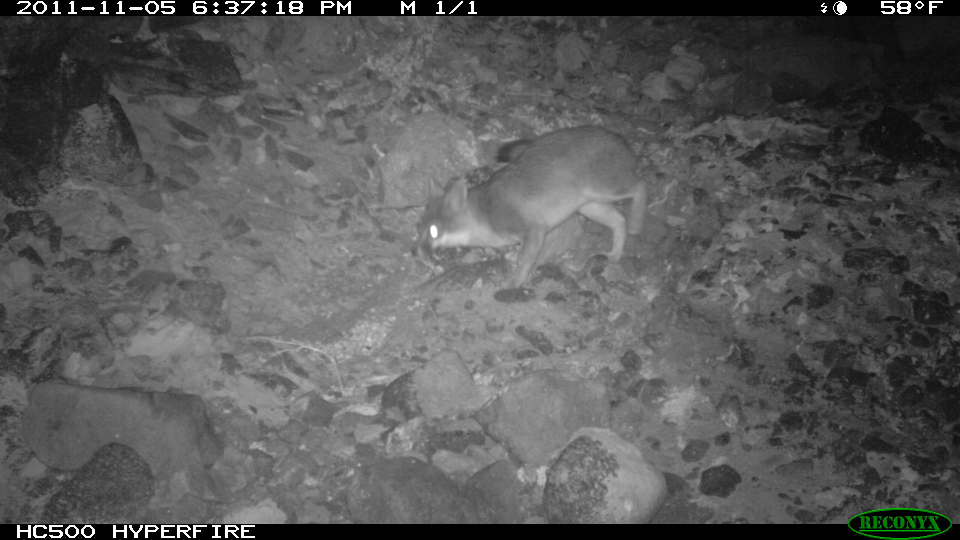
#> input picture examples/seq1/194.jpg, 1920 x 1080 px (shown at 1/2 size)
$ python -i sequencev2.py   (imports and definitions only)
#> lines starting #> are read from the running program, lines starting #| are printed output that depends on the picture; after the words box and inside, x2 and y2 are one past the last pixel; in counts of white or black regions, pixels touching at a corner belong together
#> further down, picture is the input picture: shape (1080, 1920, 3); mean B, G, R 88.4, 88.7, 88.4
from operator import xor
import cv2
from cv2 import dilate
from cv2 import threshold
import numpy as np
from matplotlib import pyplot as plt
from scipy import ndimage
import cv2 as cv
import PIL
import time

class config:
    # [4 lines of commented-out code are left out]
    erodecount = 2
    threshold = 50
    printTimer = False


class Timer:
   # [11 lines left out: functions __init__, updatetime, not called in this run]

   def totalTime(self, updatemsg: str):
    if not self.printtotal: return
    print(updatemsg, '%.2f' % float(1000*(time.time() - self.starttime)), 'ms')


# [7 lines of commented-out code are left out]

# [28 lines left out: functions erodeAndDilate, getSequenceBGSub, not called in this run]

def getBox(src):
    # https://stackoverflow.com/questions/60646384/python-opencv-background-subtraction-and-bounding-box
    src_gray = cv.cvtColor(src,cv.COLOR_BGR2GRAY)

    # adjust brightness
    src_bright = cv.convertScaleAbs(src_gray, alpha = 255.0/src.max(), beta = 0)
    # apply threshold
    threshold = config.threshold
    _, img_thresh = cv.threshold(src_bright, threshold, 255, 0)
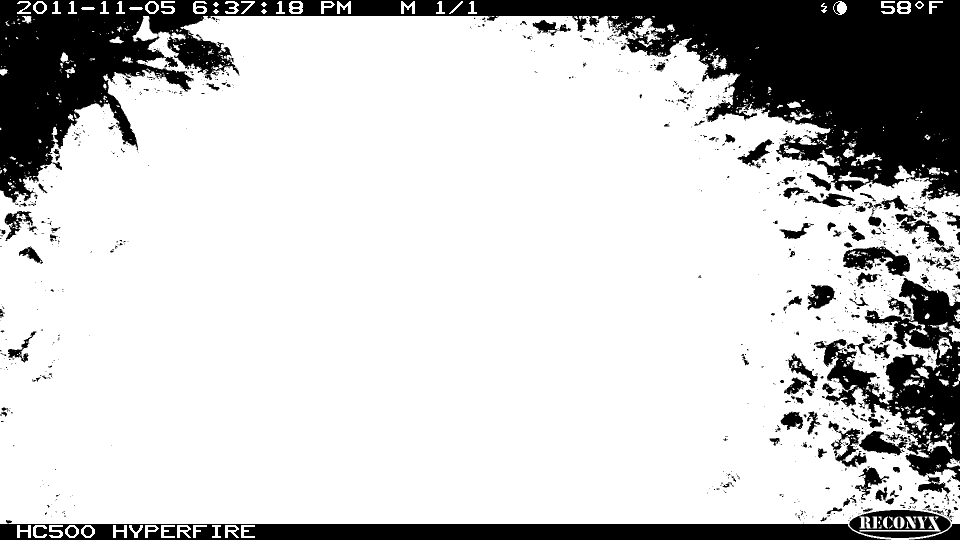
#> img_thresh: shape (1080, 1920) (shown at 1/2 size); 79.5% white; 1114 black regions (900 under 20 px), largest, box (x1, y1, x2, y2) and area: (0, 0, 1920, 405) 276126, (0, 1048, 1782, 1080) 49410, (1628, 556, 1920, 964) 43319
    # apply erode
    erosion_size = 7
    erosion_type = cv.MORPH_ELLIPSE
    element = cv.getStructuringElement(erosion_type, (2*erosion_size + 1, 2*erosion_size+1), (erosion_size, erosion_size))
    img_erosion = cv.erode(img_thresh, element)
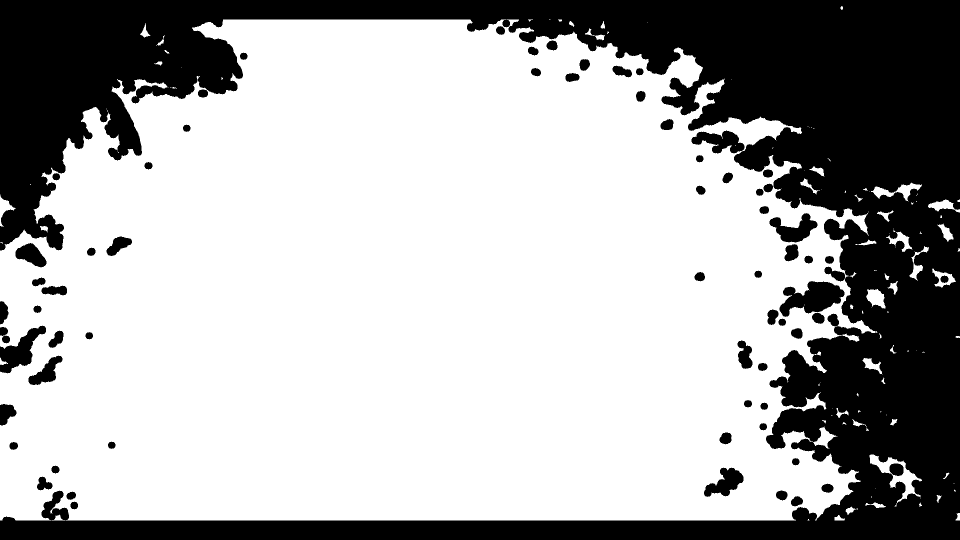
#> img_erosion: shape (1080, 1920) (shown at 1/2 size); 68.2% white; 68 black regions, largest, box (x1, y1, x2, y2) and area: (0, 0, 1920, 1080) 619075, (1559, 562, 1689, 634) 5430, (0, 651, 92, 747) 3766
    # apply dilate
    dilatation_size = 17
    dilatation_type = cv.MORPH_ELLIPSE
    element = cv.getStructuringElement(dilatation_type, (2*dilatation_size + 1, 2*dilatation_size+1), (dilatation_size, dilatation_size))
    img_dilate = cv.dilate(img_erosion, element)
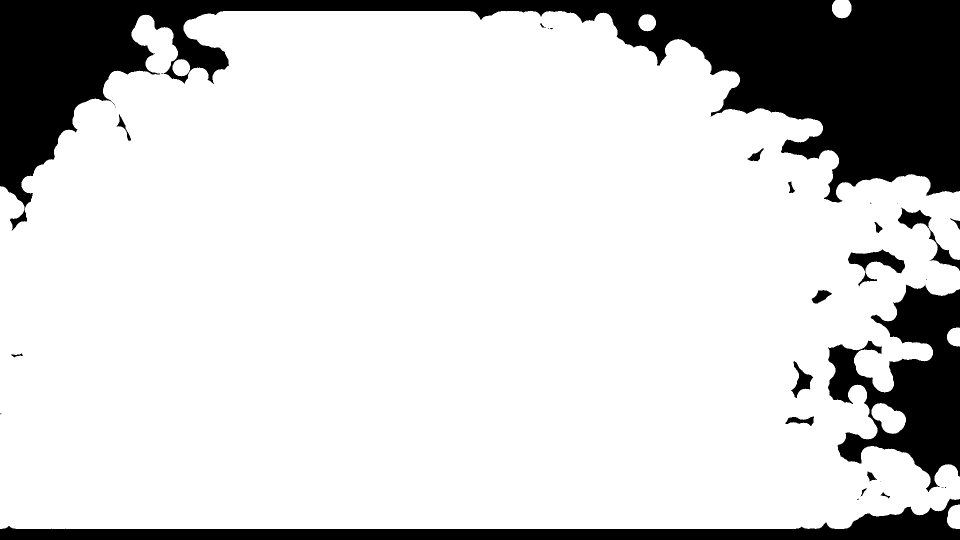
#> img_dilate: shape (1080, 1920) (shown at 1/2 size); 81.5% white; 34 black regions (16 under 20 px), largest, box (x1, y1, x2, y2) and area: (0, 0, 1920, 461) 271177, (1656, 569, 1920, 984) 54253, (0, 997, 1920, 1080) 48872

    # apply canny and find contours
    threshold = config.threshold
    canny_output = cv.Canny(img_dilate, threshold, threshold * 2)
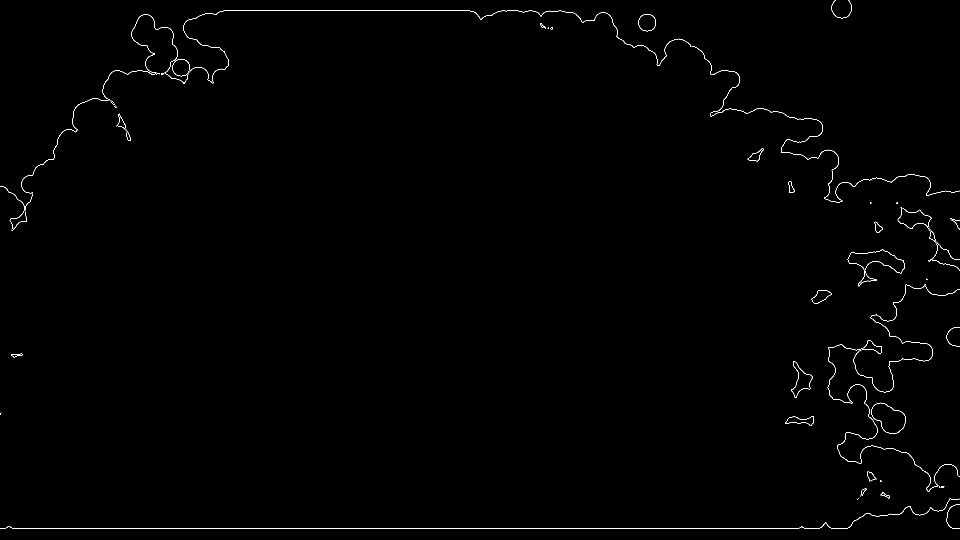
#> canny_output: shape (1080, 1920) (shown at 1/2 size); 0.51% white in thin lines or dots
    contours, _ = cv.findContours(canny_output, cv.RETR_EXTERNAL, cv.CHAIN_APPROX_SIMPLE)
#> contours = 87 contours, 65 with area under 20; largest, box (x1, y1, x2, y2) and area: (1742, 805, 1812, 868) 2752, (1582, 722, 1626, 796) 1222, (1276, 28, 1312, 63) 945, (1623, 580, 1664, 607) 604, (1570, 832, 1628, 852) 554

    xmax = ymax = 1
    xmin = ymin = 99999
    for c in contours:
        for cs in c:
            x, y = cs[0]
            if x > xmax: xmax = x
            if x < xmin: xmin = x
            if y > ymax: ymax = y
            if y < ymin: ymin = y
#> this loop made 87 passes
#> c on passes 2, 4, 5, 9, 11, 12, 16, 17, 18, 37, 38, 46: [[1714, 998], [1714, 999]], [[1717, 996], [1716, 997]], [[1721, 991], [1720, 992], [1721, 991], [1722, 991]], [[1878, 974], [1879, 974]], [[1878, 972], [1879, 972]], [[1760, 961], [1760, 963], [1762, 963], [1762, 961]], [[0, 828], [1, 828]], [[2, 825], [1, 826], [0, 826], [1, 826]], [[1705, 807]], [[1859, 457]], [[1858, 455]], [[1793, 405], [1793, 407], [1795, 407], [1795, 405]]
#> after the loop, xmax = 1919; xmin = 0; ymax = 1057; ymin = 0
    return xmin, xmax, ymin, ymax


# [96 lines left out: functions letterbox, generate_boxed_by_sequence, not called in this run]

>>> import cv2
>>> picture = cv2.imread('../../examples/seq1/194.jpg')
>>> result = getBox(picture)
#> result = (0, 1919, 0, 1057)
